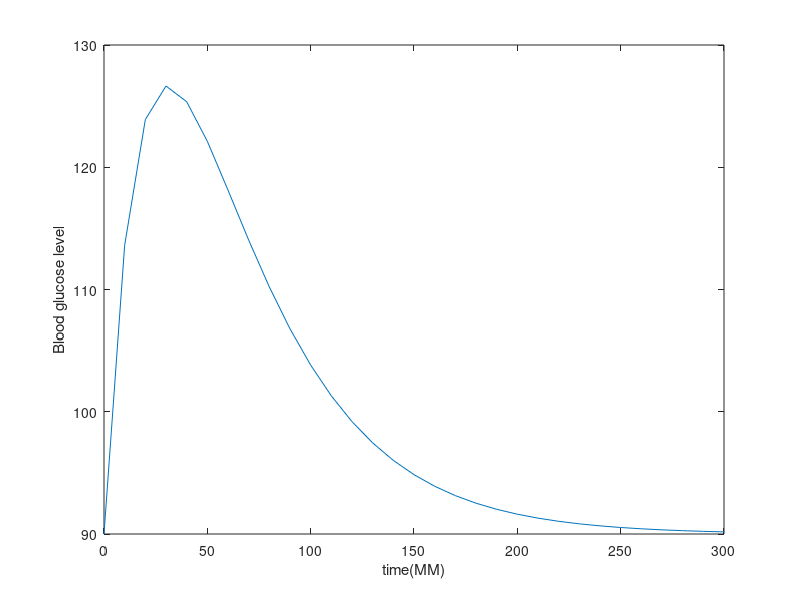

Write MATLAB code to recreate this figure.
time=[0:10:300];
const1=exp(-1*0.0453*time)-exp(-1*0.0224*time);
const2=0.0453/(0.0224-0.0453);
const3=73*const1*const2;
Gzero=90;
Gt=const3+Gzero;
plot(time,Gt);
xlabel ("time(MM)");
ylabel ("Blood glucose level");